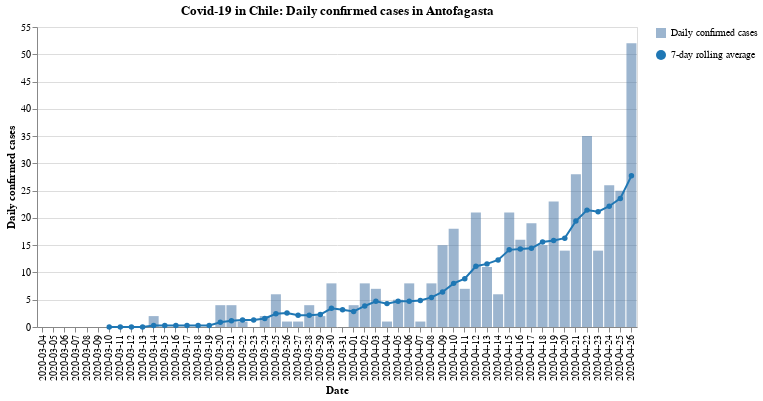

The notebook cell saved with this chart:
### Code cell
#hide_input
bars, line = my_cases_plot(region)
(bars + line).properties(
    title=f'Covid-19 in Chile: Daily confirmed cases in {region}',
    width=600
)

### Figure 1 — Vega-Lite specification as saved in the notebook (floating-point values rounded to 4 significant figures)
{"config": {"view": {"continuousWidth": 400, "continuousHeight": 300}}, "layer": [{"mark": {"type": "bar", "opacity": 0.7}, "encoding": {"opacity": {"type": "nominal", "field": "Daily confirmed cases", "legend": {"title": ""}}, "tooltip": [{"type": "nominal", "field": "Date"}, {"type": "quantitative", "field": "Confirmed cases"}], "x": {"type": "nominal", "axis": {"title": "Date"}, "field": "Date"}, "y": {"type": "quantitative", "axis": {"title": "Daily confirmed cases"}, "field": "Confirmed cases"}}}, {"mark": {"type": "line", "color": "#1f77b4", "point": {"filled": true, "fill": "#1f77b4"}}, "encoding": {"shape": {"type": "nominal", "field": "7-day rolling average", "legend": {"title": ""}}, "x": {"type": "nominal", "axis": {"title": "Date"}, "field": "Date"}, "y": {"type": "quantitative", "field": "Rolling"}}}], "data": {"name": "data-e9ba5812746b8261e3d7eb3d618e93ae"}, "title": "Covid-19 in Chile: Daily confirmed cases in Antofagasta", "width": 600, "$schema": "https://vega.github.io/schema/vega-lite/v4.8.1.json", "datasets": {"data-e9ba5812746b8261e3d7eb3d618e93ae": [{"Date": "2020-03-04", "Confirmed cases": 0, "Rolling": null, "Daily confirmed cases": "Daily confirmed cases", "7-day rolling average": "7-day rolling average"}, {"Date": "2020-03-05", "Confirmed cases": 0, "Rolling": null, "Daily confirmed cases": "Daily confirmed cases", "7-day rolling average": "7-day rolling average"}, {"Date": "2020-03-06", "Confirmed cases": 0, "Rolling": null, "Daily confirmed cases": "Daily confirmed cases", "7-day rolling average": "7-day rolling average"}, {"Date": "2020-03-07", "Confirmed cases": 0, "Rolling": null, "Daily confirmed cases": "Daily confirmed cases", "7-day rolling average": "7-day rolling average"}, {"Date": "2020-03-08", "Confirmed cases": 0, "Rolling": null, "Daily confirmed cases": "Daily confirmed cases", "7-day rolling average": "7-day rolling average"}, {"Date": "2020-03-09", "Confirmed cases": 0, "Rolling": null, "Daily confirmed cases": "Daily confirmed cases", "7-day rolling average": "7-day rolling average"}, {"Date": "2020-03-10", "Confirmed cases": 0, "Rolling": 0.0, "Daily confirmed cases": "Daily confirmed cases", "7-day rolling average": "7-day rolling average"}, {"Date": "2020-03-11", "Confirmed cases": 0, "Rolling": 0.0, "Daily confirmed cases": "Daily confirmed cases", "7-day rolling average": "7-day rolling average"}, {"Date": "2020-03-12", "Confirmed cases": 0, "Rolling": 0.0, "Daily confirmed cases": "Daily confirmed cases", "7-day rolling average": "7-day rolling average"}, {"Date": "2020-03-13", "Confirmed cases": 0, "Rolling": 0.0, "Daily confirmed cases": "Daily confirmed cases", "7-day rolling average": "7-day rolling average"}, {"Date": "2020-03-14", "Confirmed cases": 2, "Rolling": 0.2857, "Daily confirmed cases": "Daily confirmed cases", "7-day rolling average": "7-day rolling average"}, {"Date": "2020-03-15", "Confirmed cases": 0, "Rolling": 0.2857, "Daily confirmed cases": "Daily confirmed cases", "7-day rolling average": "7-day rolling average"}, {"Date": "2020-03-16", "Confirmed cases": 0, "Rolling": 0.2857, "Daily confirmed cases": "Daily confirmed cases", "7-day rolling average": "7-day rolling average"}, {"Date": "2020-03-17", "Confirmed cases": 0, "Rolling": 0.2857, "Daily confirmed cases": "Daily confirmed cases", "7-day rolling average": "7-day rolling average"}, {"Date": "2020-03-18", "Confirmed cases": 0, "Rolling": 0.2857, "Daily confirmed cases": "Daily confirmed cases", "7-day rolling average": "7-day rolling average"}, {"Date": "2020-03-19", "Confirmed cases": 0, "Rolling": 0.2857, "Daily confirmed cases": "Daily confirmed cases", "7-day rolling average": "7-day rolling average"}, {"Date": "2020-03-20", "Confirmed cases": 4, "Rolling": 0.8571, "Daily confirmed cases": "Daily confirmed cases", "7-day rolling average": "7-day rolling average"}, {"Date": "2020-03-21", "Confirmed cases": 4, "Rolling": 1.143, "Daily confirmed cases": "Daily confirmed cases", "7-day rolling average": "7-day rolling average"}, {"Date": "2020-03-22", "Confirmed cases": 1, "Rolling": 1.286, "Daily confirmed cases": "Daily confirmed cases", "7-day rolling average": "7-day rolling average"}, {"Date": "2020-03-23", "Confirmed cases": 0, "Rolling": 1.286, "Daily confirmed cases": "Daily confirmed cases", "7-day rolling average": "7-day rolling average"}, {"Date": "2020-03-24", "Confirmed cases": 2, "Rolling": 1.571, "Daily confirmed cases": "Daily confirmed cases", "7-day rolling average": "7-day rolling average"}, {"Date": "2020-03-25", "Confirmed cases": 6, "Rolling": 2.429, "Daily confirmed cases": "Daily confirmed cases", "7-day rolling average": "7-day rolling average"}, {"Date": "2020-03-26", "Confirmed cases": 1, "Rolling": 2.571, "Daily confirmed cases": "Daily confirmed cases", "7-day rolling average": "7-day rolling average"}, {"Date": "2020-03-27", "Confirmed cases": 1, "Rolling": 2.143, "Daily confirmed cases": "Daily confirmed cases", "7-day rolling average": "7-day rolling average"}, {"Date": "2020-03-28", "Confirmed cases": 4, "Rolling": 2.143, "Daily confirmed cases": "Daily confirmed cases", "7-day rolling average": "7-day rolling average"}, {"Date": "2020-03-29", "Confirmed cases": 2, "Rolling": 2.286, "Daily confirmed cases": "Daily confirmed cases", "7-day rolling average": "7-day rolling average"}, {"Date": "2020-03-30", "Confirmed cases": 8, "Rolling": 3.429, "Daily confirmed cases": "Daily confirmed cases", "7-day rolling average": "7-day rolling average"}, {"Date": "2020-03-31", "Confirmed cases": 0, "Rolling": 3.143, "Daily confirmed cases": "Daily confirmed cases", "7-day rolling average": "7-day rolling average"}, {"Date": "2020-04-01", "Confirmed cases": 4, "Rolling": 2.857, "Daily confirmed cases": "Daily confirmed cases", "7-day rolling average": "7-day rolling average"}, {"Date": "2020-04-02", "Confirmed cases": 8, "Rolling": 3.857, "Daily confirmed cases": "Daily confirmed cases", "7-day rolling average": "7-day rolling average"}, {"Date": "2020-04-03", "Confirmed cases": 7, "Rolling": 4.714, "Daily confirmed cases": "Daily confirmed cases", "7-day rolling average": "7-day rolling average"}, {"Date": "2020-04-04", "Confirmed cases": 1, "Rolling": 4.286, "Daily confirmed cases": "Daily confirmed cases", "7-day rolling average": "7-day rolling average"}, {"Date": "2020-04-05", "Confirmed cases": 5, "Rolling": 4.714, "Daily confirmed cases": "Daily confirmed cases", "7-day rolling average": "7-day rolling average"}, {"Date": "2020-04-06", "Confirmed cases": 8, "Rolling": 4.714, "Daily confirmed cases": "Daily confirmed cases", "7-day rolling average": "7-day rolling average"}, {"Date": "2020-04-07", "Confirmed cases": 1, "Rolling": 4.857, "Daily confirmed cases": "Daily confirmed cases", "7-day rolling average": "7-day rolling average"}, {"Date": "2020-04-08", "Confirmed cases": 8, "Rolling": 5.429, "Daily confirmed cases": "Daily confirmed cases", "7-day rolling average": "7-day rolling average"}, {"Date": "2020-04-09", "Confirmed cases": 15, "Rolling": 6.429, "Daily confirmed cases": "Daily confirmed cases", "7-day rolling average": "7-day rolling average"}, {"Date": "2020-04-10", "Confirmed cases": 18, "Rolling": 8.0, "Daily confirmed cases": "Daily confirmed cases", "7-day rolling average": "7-day rolling average"}, {"Date": "2020-04-11", "Confirmed cases": 7, "Rolling": 8.857, "Daily confirmed cases": "Daily confirmed cases", "7-day rolling average": "7-day rolling average"}, {"Date": "2020-04-12", "Confirmed cases": 21, "Rolling": 11.14, "Daily confirmed cases": "Daily confirmed cases", "7-day rolling average": "7-day rolling average"}, {"Date": "2020-04-13", "Confirmed cases": 11, "Rolling": 11.57, "Daily confirmed cases": "Daily confirmed cases", "7-day rolling average": "7-day rolling average"}, {"Date": "2020-04-14", "Confirmed cases": 6, "Rolling": 12.29, "Daily confirmed cases": "Daily confirmed cases", "7-day rolling average": "7-day rolling average"}, {"Date": "2020-04-15", "Confirmed cases": 21, "Rolling": 14.14, "Daily confirmed cases": "Daily confirmed cases", "7-day rolling average": "7-day rolling average"}, {"Date": "2020-04-16", "Confirmed cases": 16, "Rolling": 14.29, "Daily confirmed cases": "Daily confirmed cases", "7-day rolling average": "7-day rolling average"}, {"Date": "2020-04-17", "Confirmed cases": 19, "Rolling": 14.43, "Daily confirmed cases": "Daily confirmed cases", "7-day rolling average": "7-day rolling average"}, {"Date": "2020-04-18", "Confirmed cases": 15, "Rolling": 15.57, "Daily confirmed cases": "Daily confirmed cases", "7-day rolling average": "7-day rolling average"}, {"Date": "2020-04-19", "Confirmed cases": 23, "Rolling": 15.86, "Daily confirmed cases": "Daily confirmed cases", "7-day rolling average": "7-day rolling average"}, {"Date": "2020-04-20", "Confirmed cases": 14, "Rolling": 16.29, "Daily confirmed cases": "Daily confirmed cases", "7-day rolling average": "7-day rolling average"}, {"Date": "2020-04-21", "Confirmed cases": 28, "Rolling": 19.43, "Daily confirmed cases": "Daily confirmed cases", "7-day rolling average": "7-day rolling average"}, {"Date": "2020-04-22", "Confirmed cases": 35, "Rolling": 21.43, "Daily confirmed cases": "Daily confirmed cases", "7-day rolling average": "7-day rolling average"}, {"Date": "2020-04-23", "Confirmed cases": 14, "Rolling": 21.14, "Daily confirmed cases": "Daily confirmed cases", "7-day rolling average": "7-day rolling average"}, {"Date": "2020-04-24", "Confirmed cases": 26, "Rolling": 22.14, "Daily confirmed cases": "Daily confirmed cases", "7-day rolling average": "7-day rolling average"}, {"Date": "2020-04-25", "Confirmed cases": 25, "Rolling": 23.57, "Daily confirmed cases": "Daily confirmed cases", "7-day rolling average": "7-day rolling average"}, {"Date": "2020-04-26", "Confirmed cases": 52, "Rolling": 27.71, "Daily confirmed cases": "Daily confirmed cases", "7-day rolling average": "7-day rolling average"}]}}
